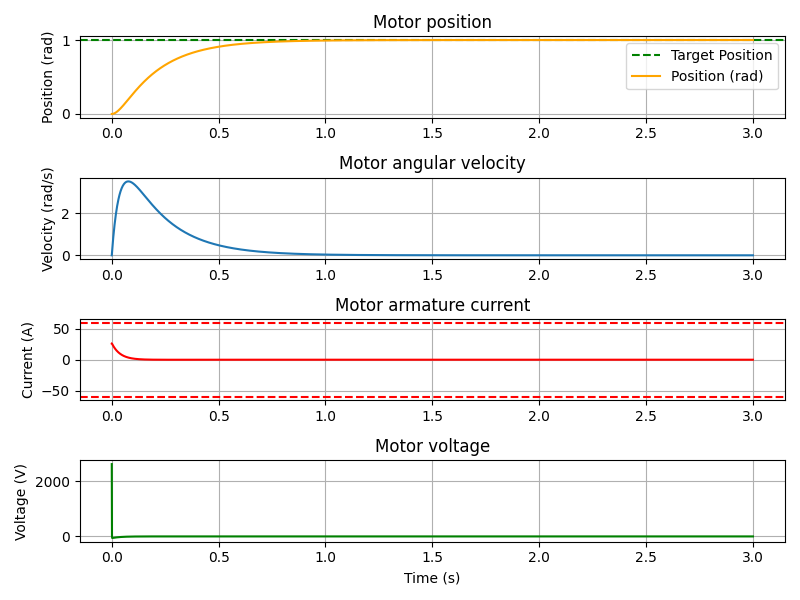

This chart was generated by the following Python code:
import numpy as np
import matplotlib.pyplot as plt

motor_inertia = 0.02
motor_viscous_coefficient = 0.1
motor_inductance = 0.1
motor_resistance = 0.3
electric_constant = 0.1
torque_constant = 0.1

current_limit = 60
target_position = 1

position = 0
velocity = 0
current = 0
voltage = 0

time_step = dt = 0.001
time_max = 3
steps = int(time_max / time_step)

time = np.linspace(0, time_max, steps)
position_t = np.zeros(steps)
velocity_t = np.zeros(steps)
current_t = np.zeros(steps)
voltage_t = np.zeros(steps)

# PI controller gains
# current
Kp_i, Ki_i = motor_inductance / time_step, motor_resistance / time_step
# velocity
Kp_w, Ki_w = motor_inertia / time_step / 4, motor_viscous_coefficient / time_step / 4
# position
Kp_theta, Ki_theta = 5.0, 2.0

# Control loop simulation
for step in range(steps):
    # position control
    position_error = target_position - position
    velocity_ref = Kp_theta * position_error + Ki_theta * position_error * dt
    
    # velocity control
    velocity_error = velocity_ref - velocity
    current_ref = Kp_w * velocity_error + Ki_w * velocity_error * dt
    
    # feedforward current term for inertia
    current_ff = motor_inertia * velocity_ref / torque_constant
    current_ref += current_ff
    
    # current control
    current_error = current_ref - current
    voltage = Kp_i * current_error + Ki_i * current_error * dt
    
    if abs(current) > current_limit:
        current = np.sign(current) * current_limit
    
    d_position = velocity * dt
    d_velocity = (torque_constant * current - motor_viscous_coefficient * velocity) / motor_inertia * dt
    d_current = (voltage - motor_resistance * current - electric_constant * velocity) / motor_inductance * dt

    position += d_position
    velocity += d_velocity
    current += d_current
    
    position_t[step] = position
    velocity_t[step] = velocity
    current_t[step] = current
    voltage_t[step] = voltage


max_requred_voltage = np.max(np.abs(voltage_t))
print("Max required voltage (V):", max_requred_voltage)

plt.figure(figsize=(8, 6))

plt.subplot(4, 1, 1)
plt.title("Motor position")
plt.axhline(target_position, color="green", linestyle="--", label="Target Position")
plt.plot(time, position_t, label="Position (rad)", color="orange")
# plt.xlabel("Time (s)")
plt.ylabel("Position (rad)")
plt.grid(True)
plt.legend()

plt.subplot(4, 1, 2)
plt.title("Motor angular velocity")
plt.plot(time, velocity_t, label="Velocity (rad/s)")
# plt.xlabel("Time (s)")
plt.ylabel("Velocity (rad/s)")
plt.grid(True)

plt.subplot(4, 1, 3)
plt.title("Motor armature current")
plt.axhline(current_limit, linestyle="--", label="Current limit", color="red")
plt.axhline(-current_limit, linestyle="--", color="red")
plt.plot(time, current_t, label="Current (A)", color="red")
# plt.xlabel("Time (s)")
plt.ylabel("Current (A)")
plt.grid(True)

plt.subplot(4, 1, 4)
plt.title("Motor voltage")
plt.plot(time, voltage_t, label="Voltage (V)", color="green")
plt.xlabel("Time (s)")
plt.ylabel("Voltage (V)")
plt.grid(True)

plt.tight_layout()
plt.show()
